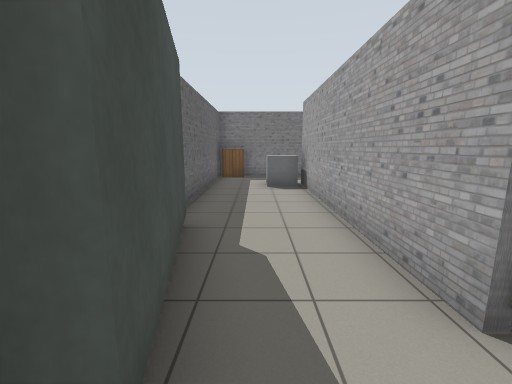
View 1 (above)

22 first-person views from a walk through a world built for the Gazebo simulator. The camera is 1.3 m above the floor, tilts 10° down and sees 90° across. The floor is counted in squares, 1 m on a side. Each view is taken from the middle of a square. On the plan, view 1 faces up. The plan holds only what a view shows up to about 12 squares ahead; the rest is blank. Simple patterns stand in for the simulator's built-in surfaces. Some surface patterns are stand-ins.

View 2
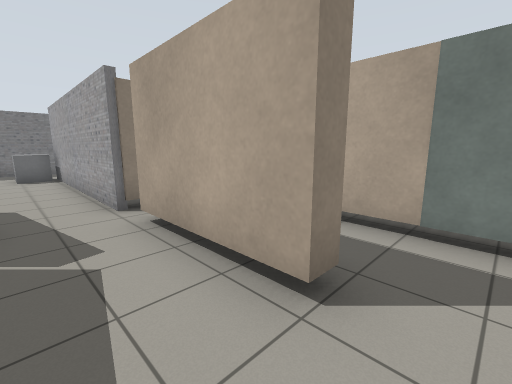

View 3
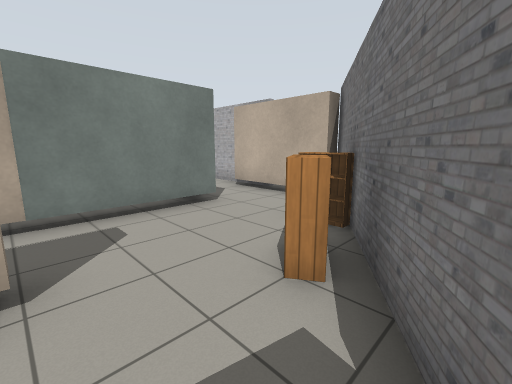

View 4
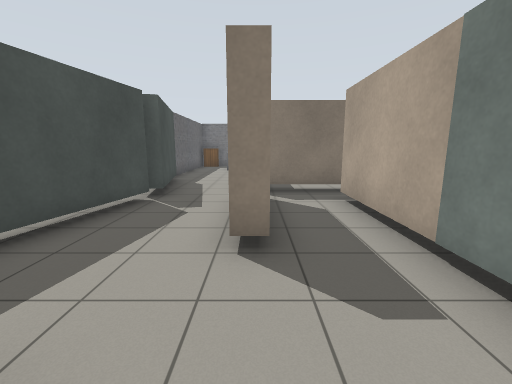

View 5
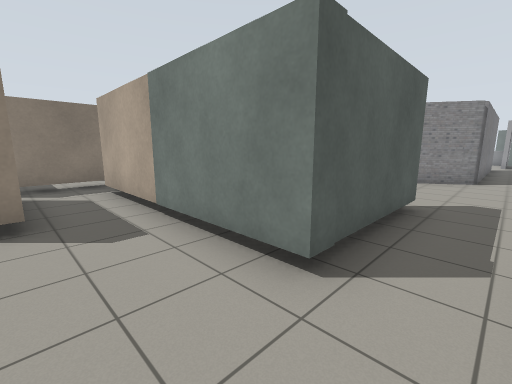

View 6
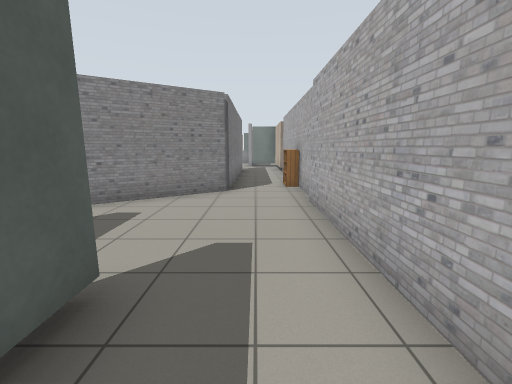

View 7
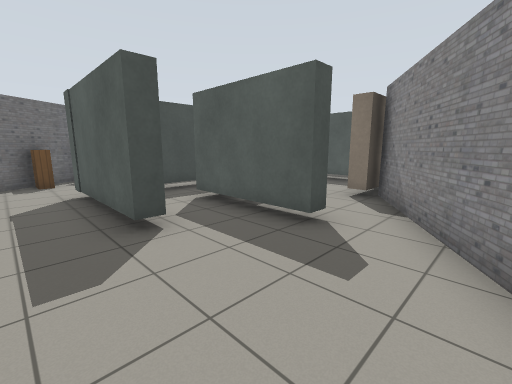

View 8
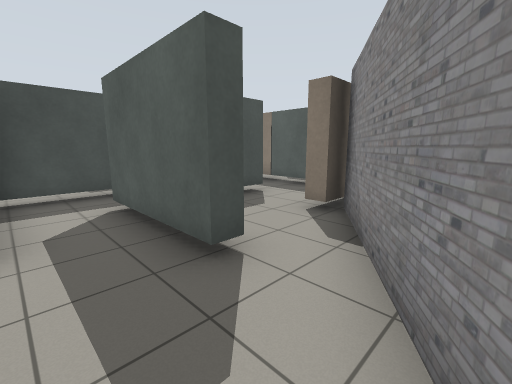

View 9
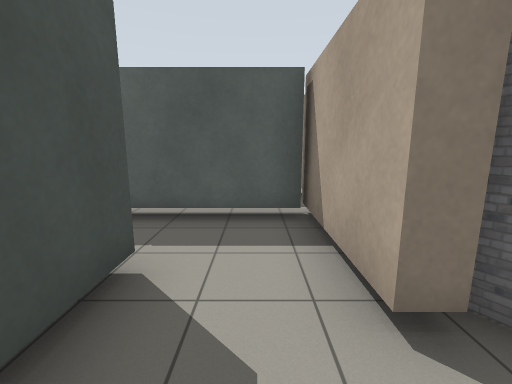

View 10
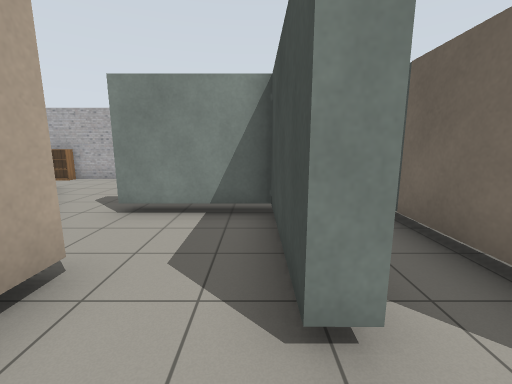

View 11
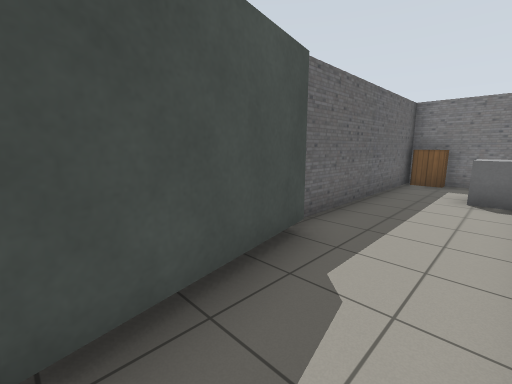

View 12
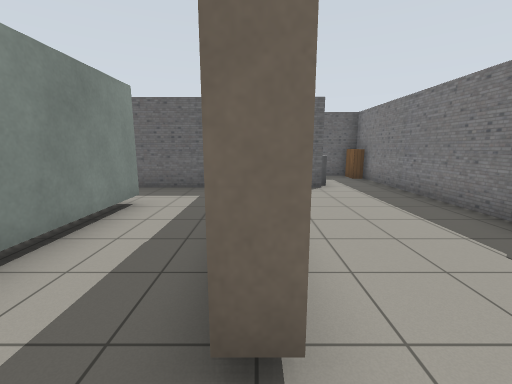

View 13
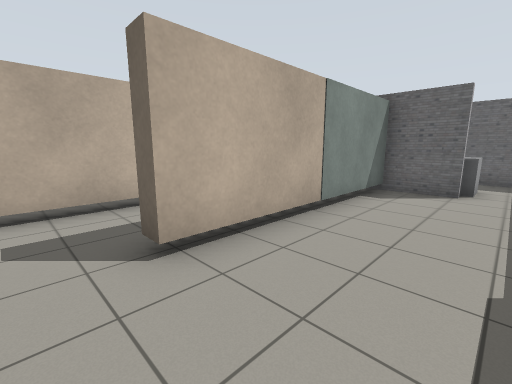

View 14
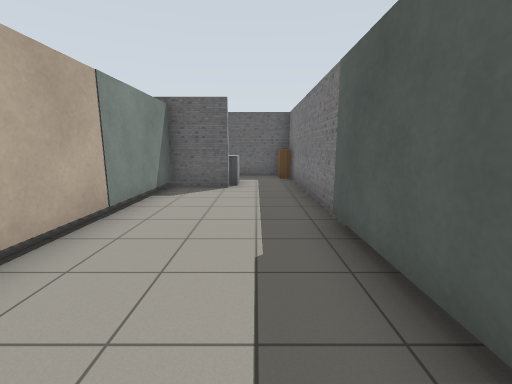

View 15
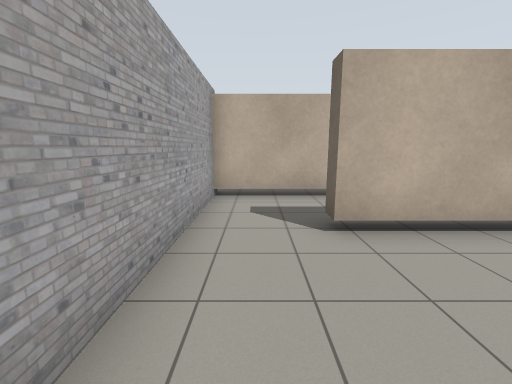

View 16
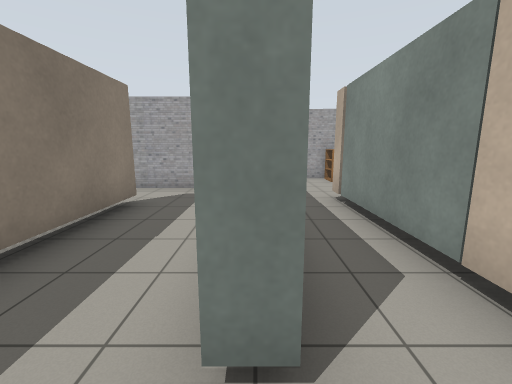

View 17
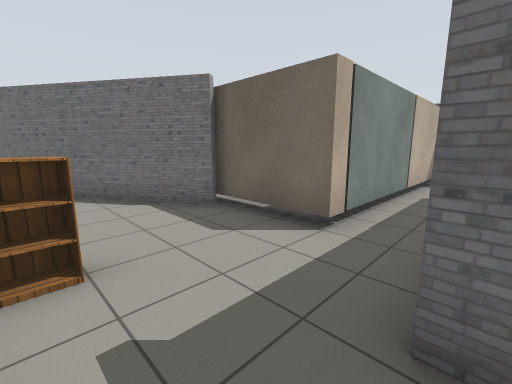

View 18
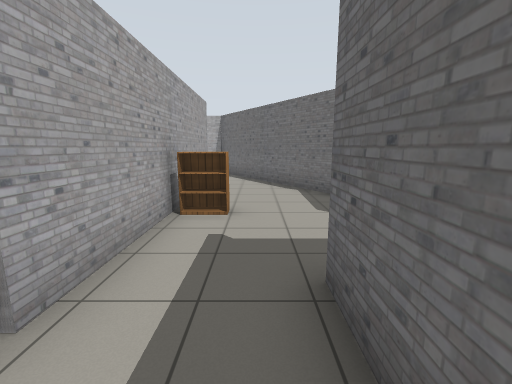

View 19
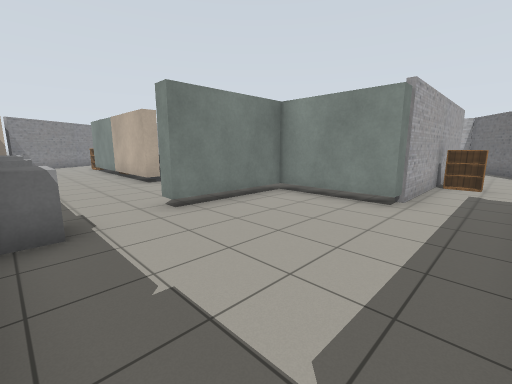

View 20
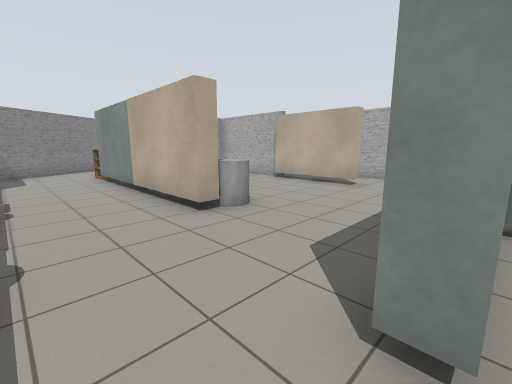

View 21
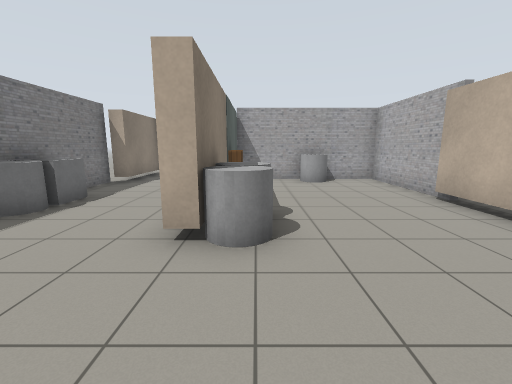

View 22
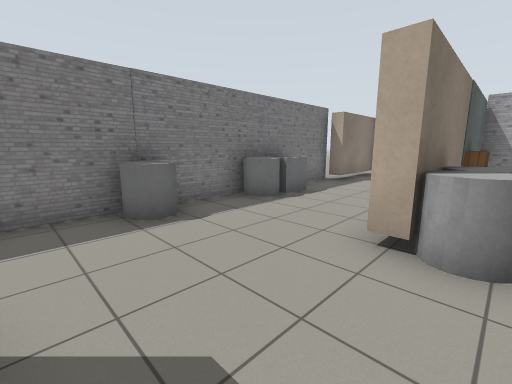

### Floor plan
Key: @ floor where view 1 was taken; # wall or solid block; x gap in a wall; . floor; B bookshelf; G grey box; C grey cylinder; T thing the floor can be seen under or through.
Columns run from 2 left of view 1 to 32 right of it. Each row starts with its distance up from view 1.
 12 ############        ###########
 11 #B........... .....G..C..CG...####
 10 #............#...................##
  9 #..G#........#....................#
  8 #...#........#.....T..............#
  7 #...#######..#.....T....###B###B..
  6 #...#........#.....T...CCC.    #
  5 #...#........#..#TTT...........#
  4 ##..#..#######..#.............C#
  3  #..#...........#    ..........#
  2  #..########....      .........#
  1  x.........#...B#     .#########
  0  #@.#.#....#....#     .....
 -1 .#..#.#.#..##...       ##
 -2 ##..#.#.#...##..#
 -3 #.....#.#....#..#
 -4 ##....#.####.##.
 -5  #B...#.......##
 -6  ##B..#####....#
 -7   #B...........#####
 -8   ##.................
 -9    ######........B...
-10         #############

Positions as (right, up) in squares from view 1, and headings:
1: (0, 0), facing up
2: (0, -4), facing up-right
3: (-1, -3), facing down-right
4: (2, -6), facing up
5: (2, -8), facing up-right
6: (6, -8), facing right
7: (12, -8), facing up-left
8: (12, -6), facing up-left
9: (8, -3), facing up
10: (7, 1), facing down
11: (1, 1), facing up-left
12: (10, 7), facing left
13: (10, 10), facing down-left
14: (10, 10), facing left
15: (10, 11), facing down
16: (3, 4), facing right
17: (13, 4), facing down-left
18: (12, 6), facing down
19: (12, 11), facing down-right
20: (17, 10), facing down-right
21: (18, 6), facing right
22: (18, 6), facing up-right
